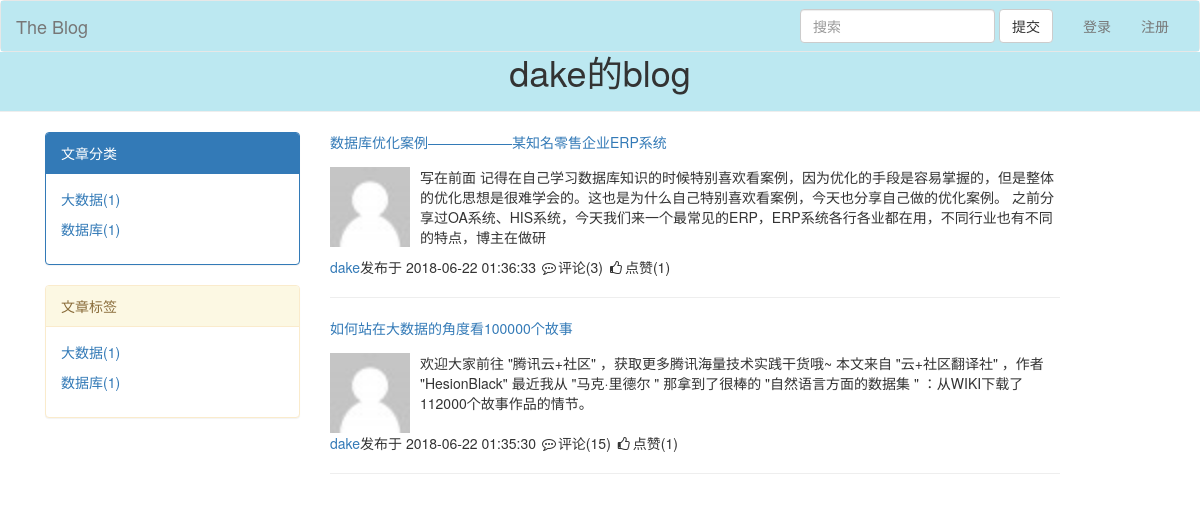
Screenshot of /blog/dake/ with the database file from the repository.
### blog/models.py (models this page shows, shortened)
class Blog(models.Model):
    nid = models.AutoField(primary_key=True)
    title = models.CharField(max_length=64)
    site = models.CharField(max_length=32,unique=True)  #个人博客域名
    theme = models.CharField(max_length=32)  #博客主题
    def __str__(self):
        return self.title
    class Meta:
        verbose_name = "blog站点"
        verbose_name_plural = verbose_name

class Article(models.Model):
    nid = models.AutoField(primary_key=True)
    title = models.CharField(max_length=50,verbose_name="文章标题")
    user = models.ForeignKey(to='UserInfo',to_field='nid',verbose_name="作者",on_delete=models.CASCADE)
    desc = models.CharField(max_length=255,verbose_name="文章描述")
    create_time = models.DateTimeField(auto_now_add=True,verbose_name="创建时间")
    comment_count = models.IntegerField(default=0,verbose_name="评论数")
    up_count = models.IntegerField(default=0,verbose_name="点赞数")
    down_count = models.IntegerField(default=0,verbose_name="踩数")
    category = models.ForeignKey(to="Category", to_field="nid", null=True,on_delete=models.CASCADE)
    tag = models.ManyToManyField(
        to="Tag",
        through="Article2Tag",
        through_fields=("article", "tag"),
    )
    class Meta:
        verbose_name = "文章"
        verbose_name_plural = verbose_name

class UserInfo(AbstractUser):
    nid = models.AutoField(primary_key=True)
    phone = models.CharField(max_length=11,null=True,blank=True,unique=True)
    avatar = models.FileField(upload_to="media/avatars/",default="static/avatars/default.png", verbose_name="头像")
    create_time = models.DateTimeField(auto_now_add=True)
    blog = models.OneToOneField(to="Blog",to_field='nid',null=True,blank=True,on_delete=models.CASCADE)
    class Meta:
        verbose_name = "用户"
        verbose_name_plural = verbose_name

### blog/views.py (the view)
# urls.py: 2. Add a URL to urlpatterns:  path('', views.home, name='home')
def home(request,site,*args):
    blog = models.Blog.objects.filter(site=site).first()
    if not blog:
        return HttpResponse("404")
    else:
        username = blog.userinfo.username
        user = blog.userinfo
        article_list = models.Article.objects.filter(user=blog.userinfo).order_by("-nid")
        return render(request,'blog.html',locals())

### blog/models.py (called while the page is built)
    def __str__(self):
        return "%s-%s"%(self.blog,self.title)

### blog/templatetags/my_tags.py (called while the page is built)
@register.inclusion_tag("left_menu.html")
def get_left_menu(username):
    user = models.UserInfo.objects.filter(username=username).first()
    blog = user.blog
    category_list = models.Category.objects.filter(blog=blog).annotate(c=Count("article")).values("title", "c")
    blog_list = models.Category.objects.filter(blog=blog)
    print(category_list,blog_list,blog)
    tag_list = models.Tag.objects.filter(blog=blog).annotate(c=Count("article")).values("title", "c")
    return {
        "site":blog.site,
        "username": username,
        "category_list" :category_list,
        "tag_list": tag_list,
    }

### templates/blog.html
{% extends 'base.html' %}
{% block page-main %}
        <div class="article-list">
            {% for article in article_list %}
                <div class="article">
                    <p class="article-title"><a href="/blog/{{ article.user.blog.site }}/articles/{{ article.nid }}/">{{ article.title }}</a></p>
                    <div class="media">
                        <div class="media-left">
                            <a href="/blog/{{ article.user.blog.site }}/">
                                <img style="width: 80px;height: 80px" class="media-object author-img" src="/{{ article.user.avatar }}" alt="...">
                            </a>
                        </div>
                        <div class="media-body">
                            <p>{{ article.desc }}</p>
                        </div>
                    </div>
                    <div class="article-footer">
                        <span><a href="/blog/{{ article.user.blog.site }}/">{{ article.user.username }}</a></span>发布于
                        <span>{{ article.create_time|date:'Y-m-d H:i:s' }}</span>
                        <span><i class="fa fa-commenting-o fa-fw" aria-hidden="true"></i>评论({{ article.comment_count }})</span>
                        <span><i class="fa fa-thumbs-o-up fa-fw"
                                 aria-hidden="true"></i>点赞({{ article.up_count }})</span>
                    </div>
                    <hr>
                </div>
            {% endfor %}
        </div>
{% endblock %}

### templates/base.html (shortened to what this page needs)
<!DOCTYPE html>
<html lang="en">
<head>
    <link rel="stylesheet" href="/static/plugins/bootstrap-3.3.7/css/bootstrap.min.css">
    <link rel="stylesheet" href="/static/plugins/font-awesome-4.7.0/css/font-awesome.min.css">
</head>
<body>
<nav class="navbar navbar-default">
    <div class="container-fluid" style="background: #bce8f1">
        <div class="navbar-header">
            <a class="navbar-brand" href="/index/">The Blog</a>
        </div>
        <div class="collapse navbar-collapse" id="bs-example-navbar-collapse-1">
            <ul class="nav navbar-nav navbar-right">
                {% if request.user.username %}
                    <li><a href="#">{{ request.user.username }}</a></li>
                    <li class="dropdown">
                        <a href="#" class="dropdown-toggle" data-toggle="dropdown" role="button" aria-haspopup="true"
                           aria-expanded="false">个人中心<span class="caret"></span></a>
                        <ul class="dropdown-menu">
                            {% if request.user.blog.site %}
                                <li><a href="/blog/{{ request.user.blog.site }}/">个人博客</a></li>
                                <li><a href="/blog/create/">写博客</a></li>
                                {% else %}
                                <li><a href="/blog-reg/">注册博客</a></li>
                            {% endif %}
                            <li role="separator" class="divider"></li>
                            <li><a href="/logout/">注销</a></li>
                        </ul>
                    </li>
                {% else %}
                    <li><a href="/login/">登录</a></li>
                    <li><a href="/register/">注册</a></li>
                {% endif %}
            </ul>
            <form class="navbar-form navbar-right">
                <div class="form-group">
                    <input type="text" class="form-control" placeholder="搜索">
                </div>
                <button type="submit" class="btn btn-default">提交</button>
            </form>
        </div>
    </div>
</nav>
<div class="page-header" style="background-color: #bce8f1;margin-top: -20px">
  <h1 style="text-align: center">{{ blog.title }}</h1>
</div>
<div class="container">
    <div class="col-md-3">
            {% load my_tags %}
            {% get_left_menu username %}
        </div>
        <div class="col-md-8">
            {% block page-main %}
            {% endblock %}
        </div>
    </div>
</body>
</html>

### rows the page displays
Blog: title "dake的blog"
Article: title "数据库优化案例——————某知名零售企业ERP系统", user.avatar (placeholder picture), desc "写在前面 记得在自己学习数据库知识的时候特别喜欢看案例，因为优化的手段是容易掌握的，但是整体的优化思想是很难学会的。这也是为什么自己特别喜欢看案例，今天也分享自己做的优化案例。 之前分享过OA系统、HIS系统，今天我们来一个最常见的ERP，ERP系统各行各业都在用，不同行业也有不同的特点，博主在做研", user.username "dake", create_time "2018-06-22 01:36:33", comment_count "3", up_count "1"
Article: title "如何站在大数据的角度看100000个故事", user.avatar (placeholder picture), desc "欢迎大家前往 \"腾讯云+社区\" ，获取更多腾讯海量技术实践干货哦~ 本文来自 \"云+社区翻译社\" ，作者 \"HesionBlack\" 最近我从 \"马克·里德尔 \" 那拿到了很棒的 \"自然语言方面的数据集 \" ：从WIKI下载了112000个故事作品的情节。", user.username "dake", create_time "2018-06-22 01:35:30", comment_count "15", up_count "1"

### other values shown
{{ category.title }} "大数据" "数据库"
{{ category.c }} "1" "1"
{{ tag.title }} "大数据" "数据库"
{{ tag.c }} "1" "1"
